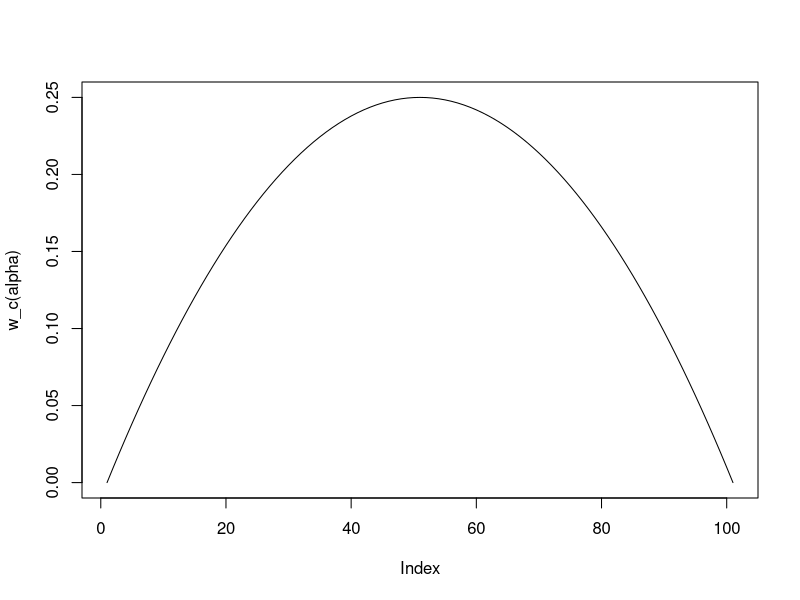
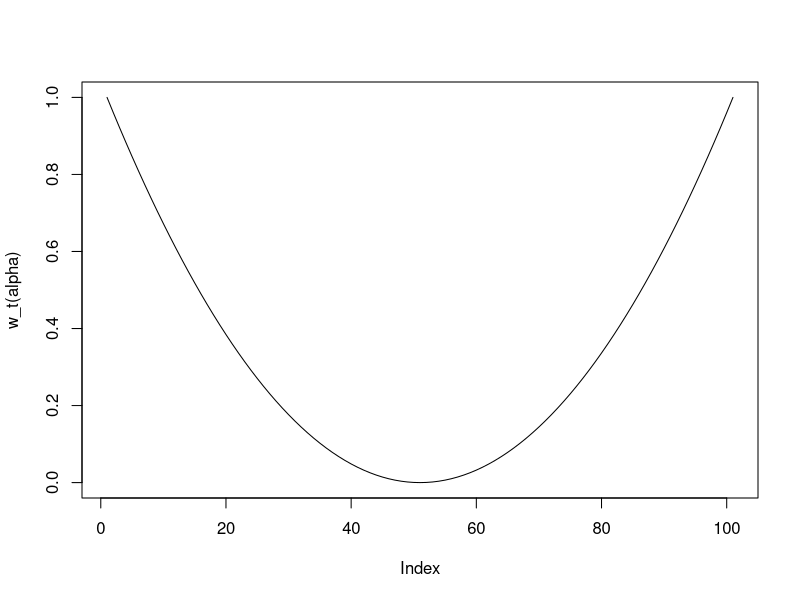
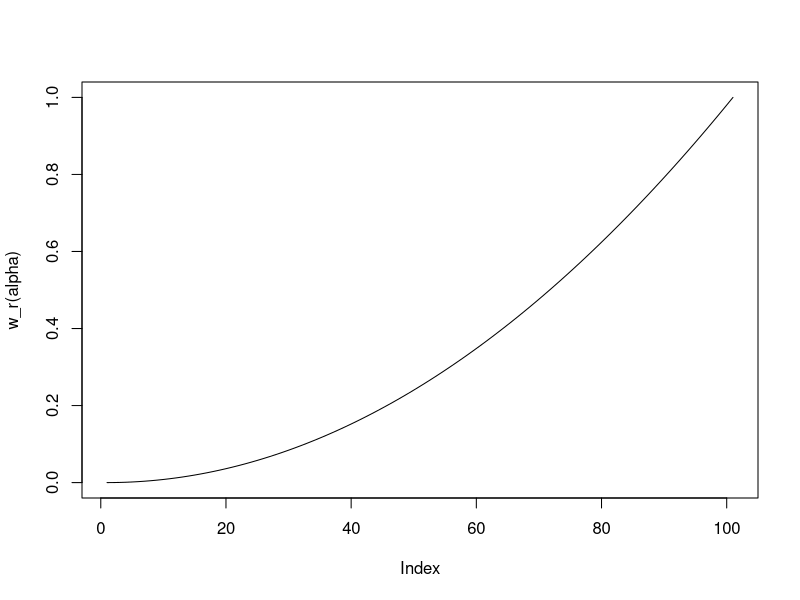
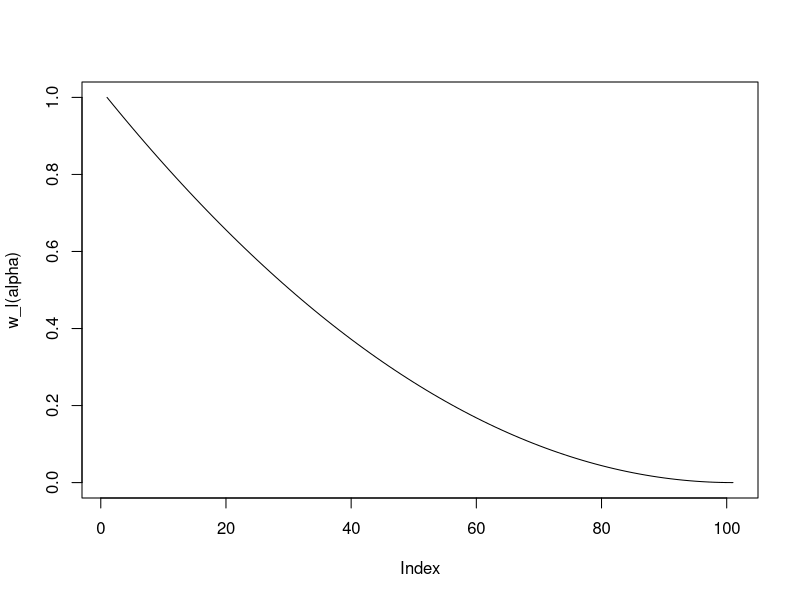

Write the R code that produced these figures, in order.
# Continuous Ranked Probability Score (CRPS) for simulated forecast distribuition 
crps <- function(y, sim_dens){
  J <- length(sim_dens)
  alpha <-  seq.int(0.5 * 1/J, 1 - 0.5 * 1/J, length.out = length(sim_dens))
  x <- sort(sim_dens)
  2 * mean(((y <  x) - alpha) * (x -  y))
}

# Quantile weighted CRPS (T. Gneiting and R. Ranjan (2011):
#                         Comparing Density Forecasts Using Threshold-and
#                         Quantile-Weighted Scoring Rules, JBES)
crps_qw <- function(y, sim_dens, w){
  J <- length(sim_dens)
  alpha <-  seq.int(0.5 * 1/J, 1 - 0.5 * 1/J, length.out = length(sim_dens))
  x <- sort(sim_dens)
  w(alpha) * 2 * mean(((y <  x) - alpha) * (x -  y))
}

# Weighting functions proposed by Gneiting and Ranjan 2011
## To emphasize the center
w_c <- function(alpha) alpha * (1-alpha)
alpha <- seq(0,1, 0.01)
plot(w_c(alpha), type = "l")

## To emphasize the tails
w_t <- function(alpha) (2 * alpha - 1)^2
plot(w_t(alpha), type = "l")

## To emphasize the right tail 
w_r <- function(alpha) alpha^2 
plot(w_r(alpha), type = "l")

## To emphasize the left tail
w_l <- function(alpha) (1-alpha)^2
plot(w_l(alpha), type = "l")

# Directly source script
#library(RCurl)
#script <- getURL("https://raw.githubusercontent.com/alexandergerber/CRPS_QW/master/CRPS_QW.R", ssl.verifypeer = FALSE)
#eval(parse(text = script))
